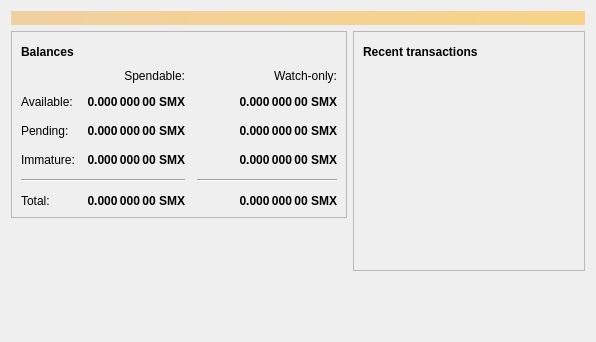
<?xml version="1.0" encoding="UTF-8"?>
<ui version="4.0">
 <class>OverviewPage</class>
 <widget class="QWidget" name="OverviewPage">
  <property name="geometry">
   <rect>
    <x>0</x>
    <y>0</y>
    <width>596</width>
    <height>342</height>
   </rect>
  </property>
  <property name="windowTitle">
   <string>Form</string>
  </property>
  <layout class="QVBoxLayout" name="topLayout">
   <item>
    <widget class="QLabel" name="labelAlerts">
     <property name="visible">
      <bool>false</bool>
     </property>
     <property name="styleSheet">
      <string notr="true">QLabel { background-color: qlineargradient(x1: 0, y1: 0, x2: 1, y2: 0, stop:0 #F0D0A0, stop:1 #F8D488); color:#000000; }</string>
     </property>
     <property name="wordWrap">
      <bool>true</bool>
     </property>
     <property name="margin">
      <number>3</number>
     </property>
     <property name="textInteractionFlags">
      <set>Qt::TextSelectableByMouse</set>
     </property>
    </widget>
   </item>
   <item>
    <layout class="QHBoxLayout" name="horizontalLayout" stretch="1,1">
     <item>
      <layout class="QVBoxLayout" name="verticalLayout_2">
       <item>
        <widget class="QFrame" name="frame">
         <property name="frameShape">
          <enum>QFrame::StyledPanel</enum>
         </property>
         <property name="frameShadow">
          <enum>QFrame::Raised</enum>
         </property>
         <layout class="QVBoxLayout" name="verticalLayout_4">
          <item>
           <layout class="QHBoxLayout" name="horizontalLayout_4">
            <item>
             <widget class="QLabel" name="label_5">
              <property name="font">
               <font>
                <weight>75</weight>
                <bold>true</bold>
               </font>
              </property>
              <property name="text">
               <string>Balances</string>
              </property>
             </widget>
            </item>
            <item>
             <widget class="QPushButton" name="labelWalletStatus">
              <property name="enabled">
               <bool>true</bool>
              </property>
              <property name="maximumSize">
               <size>
                <width>30</width>
                <height>16777215</height>
               </size>
              </property>
              <property name="toolTip">
               <string>The displayed information may be out of date. Your wallet automatically synchronizes with the SafeMineX network after a connection is established, but this process has not completed yet.</string>
              </property>
              <property name="text">
               <string/>
              </property>
              <property name="icon">
               <iconset resource="../bitcoin.qrc">
                <normaloff>:/icons/warning</normaloff>
                <disabledoff>:/icons/warning</disabledoff>:/icons/warning</iconset>
              </property>
              <property name="iconSize">
               <size>
                <width>24</width>
                <height>24</height>
               </size>
              </property>
              <property name="flat">
               <bool>true</bool>
              </property>
             </widget>
            </item>
            <item>
             <spacer name="horizontalSpacer_3">
              <property name="orientation">
               <enum>Qt::Horizontal</enum>
              </property>
              <property name="sizeHint" stdset="0">
               <size>
                <width>40</width>
                <height>20</height>
               </size>
              </property>
             </spacer>
            </item>
           </layout>
          </item>
          <item>
           <layout class="QGridLayout" name="gridLayout">
            <property name="spacing">
             <number>12</number>
            </property>
            <item row="2" column="2">
             <widget class="QLabel" name="labelWatchPending">
              <property name="font">
               <font>
                <weight>75</weight>
                <bold>true</bold>
               </font>
              </property>
              <property name="cursor">
               <cursorShape>IBeamCursor</cursorShape>
              </property>
              <property name="toolTip">
               <string>Unconfirmed transactions to watch-only addresses</string>
              </property>
              <property name="text">
               <string notr="true">0.000 000 00 SMX</string>
              </property>
              <property name="alignment">
               <set>Qt::AlignRight|Qt::AlignTrailing|Qt::AlignVCenter</set>
              </property>
              <property name="textInteractionFlags">
               <set>Qt::LinksAccessibleByMouse|Qt::TextSelectableByKeyboard|Qt::TextSelectableByMouse</set>
              </property>
             </widget>
            </item>
            <item row="2" column="1">
             <widget class="QLabel" name="labelUnconfirmed">
              <property name="font">
               <font>
                <weight>75</weight>
                <bold>true</bold>
               </font>
              </property>
              <property name="cursor">
               <cursorShape>IBeamCursor</cursorShape>
              </property>
              <property name="toolTip">
               <string>Total of transactions that have yet to be confirmed, and do not yet count toward the spendable balance</string>
              </property>
              <property name="text">
               <string notr="true">0.000 000 00 SMX</string>
              </property>
              <property name="alignment">
               <set>Qt::AlignRight|Qt::AlignTrailing|Qt::AlignVCenter</set>
              </property>
              <property name="textInteractionFlags">
               <set>Qt::LinksAccessibleByMouse|Qt::TextSelectableByKeyboard|Qt::TextSelectableByMouse</set>
              </property>
             </widget>
            </item>
            <item row="3" column="2">
             <widget class="QLabel" name="labelWatchImmature">
              <property name="font">
               <font>
                <weight>75</weight>
                <bold>true</bold>
               </font>
              </property>
              <property name="cursor">
               <cursorShape>IBeamCursor</cursorShape>
              </property>
              <property name="toolTip">
               <string>Mined balance in watch-only addresses that has not yet matured</string>
              </property>
              <property name="text">
               <string notr="true">0.000 000 00 SMX</string>
              </property>
              <property name="alignment">
               <set>Qt::AlignRight|Qt::AlignTrailing|Qt::AlignVCenter</set>
              </property>
              <property name="textInteractionFlags">
               <set>Qt::LinksAccessibleByMouse|Qt::TextSelectableByKeyboard|Qt::TextSelectableByMouse</set>
              </property>
             </widget>
            </item>
            <item row="4" column="0" colspan="2">
             <widget class="Line" name="line">
              <property name="orientation">
               <enum>Qt::Horizontal</enum>
              </property>
             </widget>
            </item>
            <item row="4" column="2">
             <widget class="Line" name="lineWatchBalance">
              <property name="sizePolicy">
               <sizepolicy hsizetype="Preferred" vsizetype="Fixed">
                <horstretch>0</horstretch>
                <verstretch>0</verstretch>
               </sizepolicy>
              </property>
              <property name="minimumSize">
               <size>
                <width>140</width>
                <height>0</height>
               </size>
              </property>
              <property name="orientation">
               <enum>Qt::Horizontal</enum>
              </property>
             </widget>
            </item>
            <item row="5" column="0">
             <widget class="QLabel" name="labelTotalText">
              <property name="text">
               <string>Total:</string>
              </property>
             </widget>
            </item>
            <item row="3" column="1">
             <widget class="QLabel" name="labelImmature">
              <property name="font">
               <font>
                <weight>75</weight>
                <bold>true</bold>
               </font>
              </property>
              <property name="cursor">
               <cursorShape>IBeamCursor</cursorShape>
              </property>
              <property name="toolTip">
               <string>Mined balance that has not yet matured</string>
              </property>
              <property name="text">
               <string notr="true">0.000 000 00 SMX</string>
              </property>
              <property name="alignment">
               <set>Qt::AlignRight|Qt::AlignTrailing|Qt::AlignVCenter</set>
              </property>
              <property name="textInteractionFlags">
               <set>Qt::LinksAccessibleByMouse|Qt::TextSelectableByKeyboard|Qt::TextSelectableByMouse</set>
              </property>
             </widget>
            </item>
            <item row="2" column="3">
             <spacer name="horizontalSpacer_2">
              <property name="orientation">
               <enum>Qt::Horizontal</enum>
              </property>
              <property name="sizeHint" stdset="0">
               <size>
                <width>40</width>
                <height>20</height>
               </size>
              </property>
             </spacer>
            </item>
            <item row="3" column="0">
             <widget class="QLabel" name="labelImmatureText">
              <property name="text">
               <string>Immature:</string>
              </property>
             </widget>
            </item>
            <item row="5" column="1">
             <widget class="QLabel" name="labelTotal">
              <property name="font">
               <font>
                <weight>75</weight>
                <bold>true</bold>
               </font>
              </property>
              <property name="cursor">
               <cursorShape>IBeamCursor</cursorShape>
              </property>
              <property name="toolTip">
               <string>Your current total balance</string>
              </property>
              <property name="text">
               <string notr="true">0.000 000 00 SMX</string>
              </property>
              <property name="alignment">
               <set>Qt::AlignRight|Qt::AlignTrailing|Qt::AlignVCenter</set>
              </property>
              <property name="textInteractionFlags">
               <set>Qt::LinksAccessibleByMouse|Qt::TextSelectableByKeyboard|Qt::TextSelectableByMouse</set>
              </property>
             </widget>
            </item>
            <item row="5" column="2">
             <widget class="QLabel" name="labelWatchTotal">
              <property name="font">
               <font>
                <weight>75</weight>
                <bold>true</bold>
               </font>
              </property>
              <property name="cursor">
               <cursorShape>IBeamCursor</cursorShape>
              </property>
              <property name="toolTip">
               <string>Current total balance in watch-only addresses</string>
              </property>
              <property name="text">
               <string notr="true">0.000 000 00 SMX</string>
              </property>
              <property name="alignment">
               <set>Qt::AlignRight|Qt::AlignTrailing|Qt::AlignVCenter</set>
              </property>
              <property name="textInteractionFlags">
               <set>Qt::LinksAccessibleByMouse|Qt::TextSelectableByKeyboard|Qt::TextSelectableByMouse</set>
              </property>
             </widget>
            </item>
            <item row="0" column="2">
             <widget class="QLabel" name="labelWatchonly">
              <property name="text">
               <string>Watch-only:</string>
              </property>
              <property name="alignment">
               <set>Qt::AlignRight|Qt::AlignTrailing|Qt::AlignVCenter</set>
              </property>
             </widget>
            </item>
            <item row="1" column="0">
             <widget class="QLabel" name="labelBalanceText">
              <property name="text">
               <string>Available:</string>
              </property>
             </widget>
            </item>
            <item row="1" column="1">
             <widget class="QLabel" name="labelBalance">
              <property name="font">
               <font>
                <weight>75</weight>
                <bold>true</bold>
               </font>
              </property>
              <property name="cursor">
               <cursorShape>IBeamCursor</cursorShape>
              </property>
              <property name="toolTip">
               <string>Your current spendable balance</string>
              </property>
              <property name="text">
               <string notr="true">0.000 000 00 SMX</string>
              </property>
              <property name="alignment">
               <set>Qt::AlignRight|Qt::AlignTrailing|Qt::AlignVCenter</set>
              </property>
              <property name="textInteractionFlags">
               <set>Qt::LinksAccessibleByMouse|Qt::TextSelectableByKeyboard|Qt::TextSelectableByMouse</set>
              </property>
             </widget>
            </item>
            <item row="1" column="2">
             <widget class="QLabel" name="labelWatchAvailable">
              <property name="font">
               <font>
                <weight>75</weight>
                <bold>true</bold>
               </font>
              </property>
              <property name="cursor">
               <cursorShape>IBeamCursor</cursorShape>
              </property>
              <property name="toolTip">
               <string>Your current balance in watch-only addresses</string>
              </property>
              <property name="text">
               <string notr="true">0.000 000 00 SMX</string>
              </property>
              <property name="alignment">
               <set>Qt::AlignRight|Qt::AlignTrailing|Qt::AlignVCenter</set>
              </property>
              <property name="textInteractionFlags">
               <set>Qt::LinksAccessibleByMouse|Qt::TextSelectableByKeyboard|Qt::TextSelectableByMouse</set>
              </property>
             </widget>
            </item>
            <item row="2" column="0">
             <widget class="QLabel" name="labelPendingText">
              <property name="text">
               <string>Pending:</string>
              </property>
             </widget>
            </item>
            <item row="0" column="1">
             <widget class="QLabel" name="labelSpendable">
              <property name="text">
               <string>Spendable:</string>
              </property>
              <property name="alignment">
               <set>Qt::AlignRight|Qt::AlignTrailing|Qt::AlignVCenter</set>
              </property>
             </widget>
            </item>
           </layout>
          </item>
         </layout>
        </widget>
       </item>
       <item>
        <spacer name="verticalSpacer">
         <property name="orientation">
          <enum>Qt::Vertical</enum>
         </property>
         <property name="sizeHint" stdset="0">
          <size>
           <width>20</width>
           <height>40</height>
          </size>
         </property>
        </spacer>
       </item>
      </layout>
     </item>
     <item>
      <layout class="QVBoxLayout" name="verticalLayout_3">
       <item>
        <widget class="QFrame" name="frame_2">
         <property name="frameShape">
          <enum>QFrame::StyledPanel</enum>
         </property>
         <property name="frameShadow">
          <enum>QFrame::Raised</enum>
         </property>
         <layout class="QVBoxLayout" name="verticalLayout">
          <item>
           <layout class="QHBoxLayout" name="horizontalLayout_2">
            <item>
             <widget class="QLabel" name="label_4">
              <property name="font">
               <font>
                <weight>75</weight>
                <bold>true</bold>
               </font>
              </property>
              <property name="text">
               <string>Recent transactions</string>
              </property>
             </widget>
            </item>
            <item>
             <widget class="QPushButton" name="labelTransactionsStatus">
              <property name="enabled">
               <bool>true</bool>
              </property>
              <property name="maximumSize">
               <size>
                <width>30</width>
                <height>16777215</height>
               </size>
              </property>
              <property name="toolTip">
               <string>The displayed information may be out of date. Your wallet automatically synchronizes with the SafeMineX network after a connection is established, but this process has not completed yet.</string>
              </property>
              <property name="text">
               <string/>
              </property>
              <property name="icon">
               <iconset resource="../bitcoin.qrc">
                <normaloff>:/icons/warning</normaloff>
                <disabledoff>:/icons/warning</disabledoff>:/icons/warning</iconset>
              </property>
              <property name="iconSize">
               <size>
                <width>24</width>
                <height>24</height>
               </size>
              </property>
              <property name="flat">
               <bool>true</bool>
              </property>
             </widget>
            </item>
            <item>
             <spacer name="horizontalSpacer">
              <property name="orientation">
               <enum>Qt::Horizontal</enum>
              </property>
              <property name="sizeHint" stdset="0">
               <size>
                <width>40</width>
                <height>20</height>
               </size>
              </property>
             </spacer>
            </item>
           </layout>
          </item>
          <item>
           <widget class="QListView" name="listTransactions">
            <property name="styleSheet">
             <string notr="true">QListView { background: transparent; }</string>
            </property>
            <property name="frameShape">
             <enum>QFrame::NoFrame</enum>
            </property>
            <property name="verticalScrollBarPolicy">
             <enum>Qt::ScrollBarAlwaysOff</enum>
            </property>
            <property name="horizontalScrollBarPolicy">
             <enum>Qt::ScrollBarAlwaysOff</enum>
            </property>
            <property name="selectionMode">
             <enum>QAbstractItemView::NoSelection</enum>
            </property>
           </widget>
          </item>
         </layout>
        </widget>
       </item>
       <item>
        <spacer name="verticalSpacer_2">
         <property name="orientation">
          <enum>Qt::Vertical</enum>
         </property>
         <property name="sizeHint" stdset="0">
          <size>
           <width>20</width>
           <height>40</height>
          </size>
         </property>
        </spacer>
       </item>
      </layout>
     </item>
    </layout>
   </item>
  </layout>
 </widget>
 <resources/>
 <connections/>
</ui>
